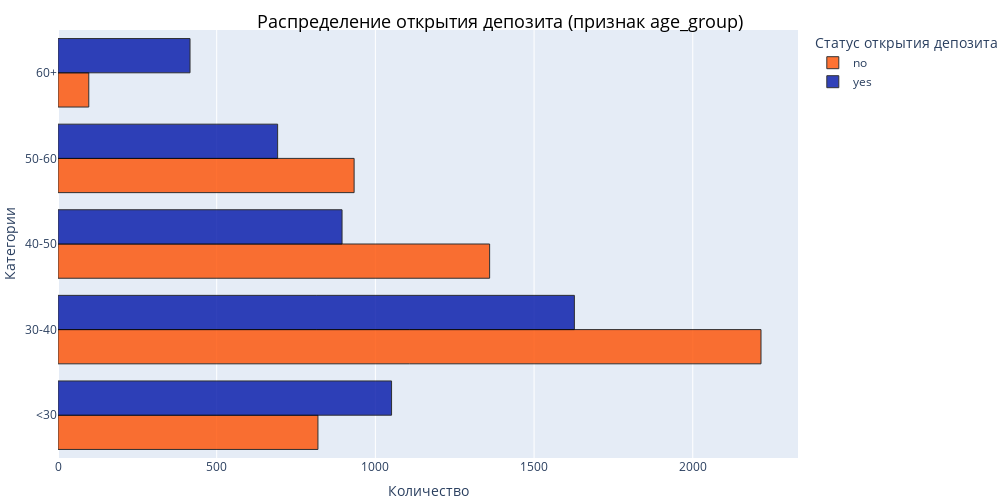

Notebook code cell kept with this figure:
### Code cell
# Создадим список с интересующими нас колонками
column_list = ['age_group', 'job', 'marital', 'education', 'month', 'contact']

# Строим графики
for col in column_list:
    cat_graph(col)

### Figure 1 — Plotly figure (JSON) as saved in the notebook; plotly's stock layout.template omitted (floating-point values rounded to 4 significant figures)
{"data": [{"alignmentgroup": "True", "hoverinfo": "all", "hovertemplate": "Количество: %{x}", "legendgroup": "no", "marker": {"color": "#ff4f00", "line": {"color": "black", "width": 1}, "pattern": {"shape": ""}}, "name": "no", "offsetgroup": "no", "opacity": 0.8, "orientation": "h", "showlegend": true, "textposition": "auto", "type": "bar", "x": [819, 2215, 1360, 933, 97], "xaxis": "x", "y": ["<30", "30-40", "40-50", "50-60", "60+"], "yaxis": "y"}, {"alignmentgroup": "True", "hoverinfo": "all", "hovertemplate": "Количество: %{x}", "legendgroup": "yes", "marker": {"color": "#0014a8", "line": {"color": "black", "width": 1}, "pattern": {"shape": ""}}, "name": "yes", "offsetgroup": "yes", "opacity": 0.8, "orientation": "h", "showlegend": true, "textposition": "auto", "type": "bar", "x": [1051, 1627, 895, 692, 416], "xaxis": "x", "y": ["<30", "30-40", "40-50", "50-60", "60+"], "yaxis": "y"}], "layout": {"barmode": "group", "height": 500, "legend": {"title": {"text": "Статус открытия депозита"}, "tracegroupgap": 0}, "margin": {"b": 0, "l": 0, "r": 0, "t": 30}, "title": {"font": {"color": "black", "size": 18}, "text": "Распределение открытия депозита (признак age_group)", "x": 0.5, "xanchor": "center", "y": 0.97, "yanchor": "top"}, "width": 1000, "xaxis": {"anchor": "y", "domain": [0, 1], "title": {"text": "Количество"}}, "yaxis": {"anchor": "x", "domain": [0, 1], "tickformat": ",.2f", "title": {"text": "Категории"}}}}
